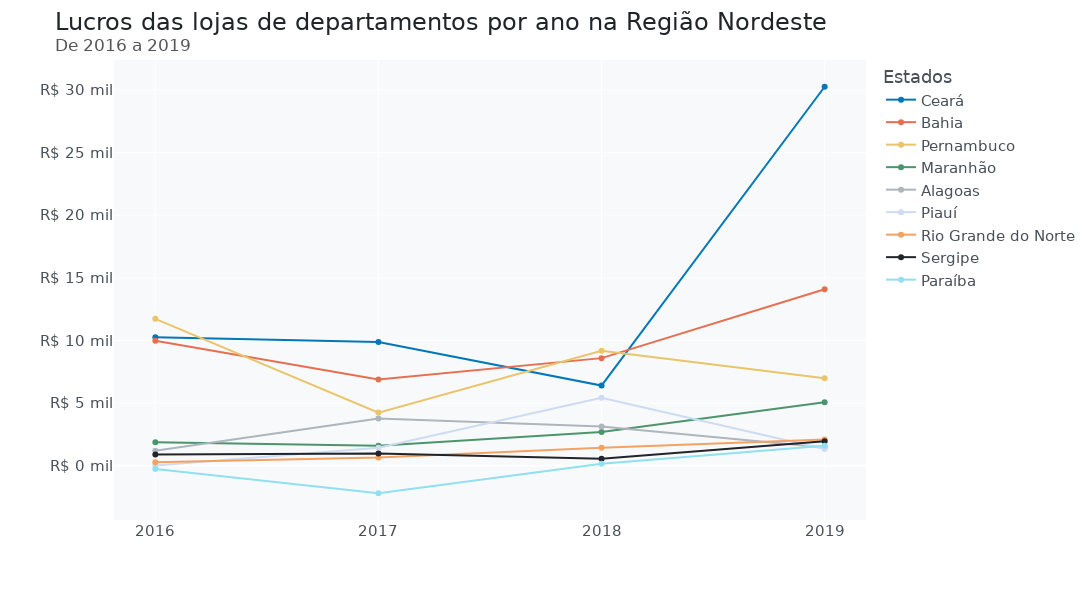

Write notebook code for a chart like this one.
### Code cell
fig = px.line(lucro_nordeste, x=lucro_nordeste.index, y=lucro_nordeste.columns, markers = True, labels={"estado": "Estados"},
              color_discrete_sequence=[AZUL2, VERMELHO1, AMARELO1 , VERDE1, CINZA3, AZUL5, LARANJA1, CINZA1, AZUL4])

fig.update_layout(width=1300, height=600, font_family = 'DejaVu Sans', font_size=15,
                  font_color= CINZA2, title_font_color= CINZA1, title_font_size=24,
                  title_text='Lucros das lojas de departamentos por ano na Região Nordeste' +
                             '<br><sup size=1 style="color:#555655">De 2016 a 2019</sup>',
                  xaxis_title='', yaxis_title='', plot_bgcolor= CINZA5)

fig.update_yaxes(tickprefix="R$ ", ticksuffix=" mil")

labels = ['2016', '2017', '2018', '2019']
fig.update_xaxes(ticktext = labels, tickvals=lucro_nordeste.index)

fig.update_traces(mode="markers+lines", hovertemplate = "<b>Período:</b> %{x} <br> <b>Lucro:</b> %{y}")

fig.show()

### Figure 1 — Plotly figure (JSON) as saved in the notebook; plotly's stock layout.template omitted (floating-point values rounded to 4 significant figures)
{"data": [{"hovertemplate": "<b>Período:</b> %{x} <br> <b>Lucro:</b> %{y}", "legendgroup": "Ceará", "line": {"color": "#0077b6", "dash": "solid"}, "marker": {"symbol": "circle"}, "mode": "markers+lines", "name": "Ceará", "orientation": "v", "showlegend": true, "type": "scatter", "x": ["2016-12-31T00:00:00", "2017-12-31T00:00:00", "2018-12-31T00:00:00", "2019-12-31T00:00:00"], "xaxis": "x", "y": [10.25, 9.88, 6.4, 30.26], "yaxis": "y"}, {"hovertemplate": "<b>Período:</b> %{x} <br> <b>Lucro:</b> %{y}", "legendgroup": "Bahia", "line": {"color": "#e76f51", "dash": "solid"}, "marker": {"symbol": "circle"}, "mode": "markers+lines", "name": "Bahia", "orientation": "v", "showlegend": true, "type": "scatter", "x": ["2016-12-31T00:00:00", "2017-12-31T00:00:00", "2018-12-31T00:00:00", "2019-12-31T00:00:00"], "xaxis": "x", "y": [9.98, 6.89, 8.59, 14.09], "yaxis": "y"}, {"hovertemplate": "<b>Período:</b> %{x} <br> <b>Lucro:</b> %{y}", "legendgroup": "Pernambuco", "line": {"color": "#e9c46a", "dash": "solid"}, "marker": {"symbol": "circle"}, "mode": "markers+lines", "name": "Pernambuco", "orientation": "v", "showlegend": true, "type": "scatter", "x": ["2016-12-31T00:00:00", "2017-12-31T00:00:00", "2018-12-31T00:00:00", "2019-12-31T00:00:00"], "xaxis": "x", "y": [11.73, 4.24, 9.18, 6.98], "yaxis": "y"}, {"hovertemplate": "<b>Período:</b> %{x} <br> <b>Lucro:</b> %{y}", "legendgroup": "Maranhão", "line": {"color": "#4c956c", "dash": "solid"}, "marker": {"symbol": "circle"}, "mode": "markers+lines", "name": "Maranhão", "orientation": "v", "showlegend": true, "type": "scatter", "x": ["2016-12-31T00:00:00", "2017-12-31T00:00:00", "2018-12-31T00:00:00", "2019-12-31T00:00:00"], "xaxis": "x", "y": [1.88, 1.6, 2.69, 5.07], "yaxis": "y"}, {"hovertemplate": "<b>Período:</b> %{x} <br> <b>Lucro:</b> %{y}", "legendgroup": "Alagoas", "line": {"color": "#adb5bd", "dash": "solid"}, "marker": {"symbol": "circle"}, "mode": "markers+lines", "name": "Alagoas", "orientation": "v", "showlegend": true, "type": "scatter", "x": ["2016-12-31T00:00:00", "2017-12-31T00:00:00", "2018-12-31T00:00:00", "2019-12-31T00:00:00"], "xaxis": "x", "y": [1.2, 3.77, 3.13, 1.45], "yaxis": "y"}, {"hovertemplate": "<b>Período:</b> %{x} <br> <b>Lucro:</b> %{y}", "legendgroup": "Piauí", "line": {"color": "#CDDBF3", "dash": "solid"}, "marker": {"symbol": "circle"}, "mode": "markers+lines", "name": "Piauí", "orientation": "v", "showlegend": true, "type": "scatter", "x": ["2016-12-31T00:00:00", "2017-12-31T00:00:00", "2018-12-31T00:00:00", "2019-12-31T00:00:00"], "xaxis": "x", "y": [0.02, 1.43, 5.43, 1.34], "yaxis": "y"}, {"hovertemplate": "<b>Período:</b> %{x} <br> <b>Lucro:</b> %{y}", "legendgroup": "Rio Grande do Norte", "line": {"color": "#f4a261", "dash": "solid"}, "marker": {"symbol": "circle"}, "mode": "markers+lines", "name": "Rio Grande do Norte", "orientation": "v", "showlegend": true, "type": "scatter", "x": ["2016-12-31T00:00:00", "2017-12-31T00:00:00", "2018-12-31T00:00:00", "2019-12-31T00:00:00"], "xaxis": "x", "y": [0.27, 0.65, 1.44, 2.09], "yaxis": "y"}, {"hovertemplate": "<b>Período:</b> %{x} <br> <b>Lucro:</b> %{y}", "legendgroup": "Sergipe", "line": {"color": "#212529", "dash": "solid"}, "marker": {"symbol": "circle"}, "mode": "markers+lines", "name": "Sergipe", "orientation": "v", "showlegend": true, "type": "scatter", "x": ["2016-12-31T00:00:00", "2017-12-31T00:00:00", "2018-12-31T00:00:00", "2019-12-31T00:00:00"], "xaxis": "x", "y": [0.89, 0.98, 0.55, 1.95], "yaxis": "y"}, {"hovertemplate": "<b>Período:</b> %{x} <br> <b>Lucro:</b> %{y}", "legendgroup": "Paraíba", "line": {"color": "#90e0ef", "dash": "solid"}, "marker": {"symbol": "circle"}, "mode": "markers+lines", "name": "Paraíba", "orientation": "v", "showlegend": true, "type": "scatter", "x": ["2016-12-31T00:00:00", "2017-12-31T00:00:00", "2018-12-31T00:00:00", "2019-12-31T00:00:00"], "xaxis": "x", "y": [-0.27, -2.2, 0.15, 1.6], "yaxis": "y"}], "layout": {"font": {"color": "#495057", "family": "DejaVu Sans", "size": 15}, "height": 600, "legend": {"title": {"text": "Estados"}, "tracegroupgap": 0}, "margin": {"t": 60}, "plot_bgcolor": "#f8f9fa", "title": {"font": {"color": "#212529", "size": 24}, "text": "Lucros das lojas de departamentos por ano na Região Nordeste<br><sup size=1 style=\"color:#555655\">De 2016 a 2019</sup>"}, "width": 1300, "xaxis": {"anchor": "y", "domain": [0, 1], "ticktext": ["2016", "2017", "2018", "2019"], "tickvals": ["2016-12-31T00:00:00", "2017-12-31T00:00:00", "2018-12-31T00:00:00", "2019-12-31T00:00:00"], "title": {"text": ""}}, "yaxis": {"anchor": "x", "domain": [0, 1], "tickprefix": "R$ ", "ticksuffix": " mil", "title": {"text": ""}}}}
